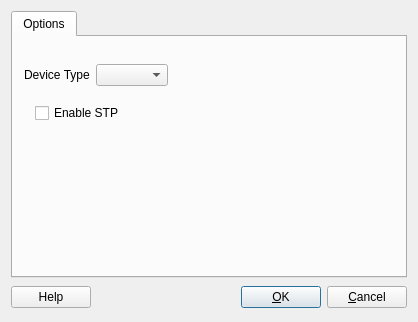
<?xml version="1.0" encoding="UTF-8"?>
<ui version="4.0">
 <class>linux24IfaceOptsDialog_q</class>
 <widget class="QDialog" name="linux24IfaceOptsDialog_q">
  <property name="geometry">
   <rect>
    <x>0</x>
    <y>0</y>
    <width>418</width>
    <height>322</height>
   </rect>
  </property>
  <property name="windowTitle">
   <string>Linux: interface settings</string>
  </property>
  <layout class="QGridLayout">
   <item row="1" column="0">
    <layout class="QHBoxLayout">
     <item>
      <widget class="QPushButton" name="buttonHelp">
       <property name="text">
        <string>Help</string>
       </property>
      </widget>
     </item>
     <item>
      <spacer>
       <property name="orientation">
        <enum>Qt::Orientation::Horizontal</enum>
       </property>
       <property name="sizeType">
        <enum>QSizePolicy::Policy::Expanding</enum>
       </property>
       <property name="sizeHint" stdset="0">
        <size>
         <width>151</width>
         <height>27</height>
        </size>
       </property>
      </spacer>
     </item>
     <item>
      <widget class="QPushButton" name="buttonOk">
       <property name="text">
        <string>&amp;OK</string>
       </property>
       <property name="shortcut">
        <string/>
       </property>
       <property name="autoDefault">
        <bool>true</bool>
       </property>
       <property name="default">
        <bool>true</bool>
       </property>
      </widget>
     </item>
     <item>
      <widget class="QPushButton" name="buttonCancel">
       <property name="text">
        <string>&amp;Cancel</string>
       </property>
       <property name="shortcut">
        <string/>
       </property>
       <property name="autoDefault">
        <bool>true</bool>
       </property>
      </widget>
     </item>
    </layout>
   </item>
   <item row="0" column="0">
    <widget class="QTabWidget" name="tabWidget">
     <property name="tabShape">
      <enum>QTabWidget::TabShape::Rounded</enum>
     </property>
     <property name="currentIndex">
      <number>0</number>
     </property>
     <widget class="QWidget" name="tab">
      <attribute name="icon">
       <iconset>
        <normaloff>:/Icons/Options</normaloff>:/Icons/Options</iconset>
      </attribute>
      <attribute name="title">
       <string>Options</string>
      </attribute>
      <layout class="QGridLayout" name="gridLayout_2">
       <item row="0" column="1">
        <spacer>
         <property name="orientation">
          <enum>Qt::Orientation::Vertical</enum>
         </property>
         <property name="sizeType">
          <enum>QSizePolicy::Policy::Fixed</enum>
         </property>
         <property name="sizeHint" stdset="0">
          <size>
           <width>20</width>
           <height>16</height>
          </size>
         </property>
        </spacer>
       </item>
       <item row="1" column="0">
        <widget class="QLabel" name="iface_type_label">
         <property name="layoutDirection">
          <enum>Qt::LayoutDirection::RightToLeft</enum>
         </property>
         <property name="text">
          <string>Device Type</string>
         </property>
        </widget>
       </item>
       <item row="1" column="1">
        <widget class="QComboBox" name="iface_type"/>
       </item>
       <item row="1" column="2">
        <spacer>
         <property name="orientation">
          <enum>Qt::Orientation::Horizontal</enum>
         </property>
         <property name="sizeHint" stdset="0">
          <size>
           <width>40</width>
           <height>20</height>
          </size>
         </property>
        </spacer>
       </item>
       <item row="2" column="0" colspan="3">
        <widget class="QStackedWidget" name="options_stack">
         <property name="sizePolicy">
          <sizepolicy hsizetype="Preferred" vsizetype="Expanding">
           <horstretch>0</horstretch>
           <verstretch>0</verstretch>
          </sizepolicy>
         </property>
         <property name="currentIndex">
          <number>2</number>
         </property>
         <widget class="QWidget" name="page_ethernet"/>
         <widget class="QWidget" name="page_lan">
          <layout class="QGridLayout" name="gridLayout_115">
           <item row="0" column="0">
            <widget class="QLabel" name="vlan_label">
             <property name="enabled">
              <bool>true</bool>
             </property>
             <property name="layoutDirection">
              <enum>Qt::LayoutDirection::RightToLeft</enum>
             </property>
             <property name="text">
              <string>VLAN ID</string>
             </property>
            </widget>
           </item>
           <item row="0" column="1">
            <widget class="QSpinBox" name="vlan_id">
             <property name="maximum">
              <number>4095</number>
             </property>
            </widget>
           </item>
           <item row="0" column="2">
            <spacer name="horizontalSpacer">
             <property name="orientation">
              <enum>Qt::Orientation::Horizontal</enum>
             </property>
             <property name="sizeHint" stdset="0">
              <size>
               <width>140</width>
               <height>20</height>
              </size>
             </property>
            </spacer>
           </item>
           <item row="1" column="1">
            <spacer name="verticalSpacer_2">
             <property name="orientation">
              <enum>Qt::Orientation::Vertical</enum>
             </property>
             <property name="sizeHint" stdset="0">
              <size>
               <width>20</width>
               <height>43</height>
              </size>
             </property>
            </spacer>
           </item>
          </layout>
         </widget>
         <widget class="QWidget" name="page_bridge">
          <layout class="QGridLayout" name="gridLayout_4">
           <item row="0" column="0">
            <widget class="QCheckBox" name="enable_stp">
             <property name="text">
              <string>Enable STP</string>
             </property>
            </widget>
           </item>
           <item row="1" column="0">
            <spacer name="verticalSpacer">
             <property name="orientation">
              <enum>Qt::Orientation::Vertical</enum>
             </property>
             <property name="sizeHint" stdset="0">
              <size>
               <width>20</width>
               <height>173</height>
              </size>
             </property>
            </spacer>
           </item>
          </layout>
         </widget>
         <widget class="QWidget" name="page_bonding">
          <layout class="QGridLayout" name="gridLayout_3">
           <item row="0" column="0">
            <widget class="QLabel" name="label">
             <property name="text">
              <string>Bonding policy:</string>
             </property>
            </widget>
           </item>
           <item row="0" column="1">
            <widget class="QComboBox" name="bonding_policy">
             <item>
              <property name="text">
               <string/>
              </property>
             </item>
             <item>
              <property name="text">
               <string>balance-rr</string>
              </property>
             </item>
             <item>
              <property name="text">
               <string>active-backup</string>
              </property>
             </item>
             <item>
              <property name="text">
               <string>balance-xor</string>
              </property>
             </item>
             <item>
              <property name="text">
               <string>broadcast</string>
              </property>
             </item>
             <item>
              <property name="text">
               <string>802.3ad</string>
              </property>
             </item>
             <item>
              <property name="text">
               <string>balance-tlb</string>
              </property>
             </item>
             <item>
              <property name="text">
               <string>balance-alb</string>
              </property>
             </item>
            </widget>
           </item>
           <item row="1" column="0">
            <widget class="QLabel" name="label_2">
             <property name="text">
              <string>Xmit hash policy:</string>
             </property>
            </widget>
           </item>
           <item row="1" column="1">
            <widget class="QComboBox" name="xmit_hash_policy">
             <item>
              <property name="text">
               <string/>
              </property>
             </item>
             <item>
              <property name="text">
               <string>layer2</string>
              </property>
             </item>
             <item>
              <property name="text">
               <string>layer3+4</string>
              </property>
             </item>
            </widget>
           </item>
           <item row="2" column="0">
            <widget class="QLabel" name="label_4">
             <property name="text">
              <string>Other parameters:</string>
             </property>
            </widget>
           </item>
           <item row="2" column="1">
            <widget class="QLineEdit" name="bondng_driver_options"/>
           </item>
          </layout>
         </widget>
        </widget>
       </item>
       <item row="3" column="0">
        <spacer>
         <property name="orientation">
          <enum>Qt::Orientation::Vertical</enum>
         </property>
         <property name="sizeHint" stdset="0">
          <size>
           <width>20</width>
           <height>40</height>
          </size>
         </property>
        </spacer>
       </item>
      </layout>
     </widget>
    </widget>
   </item>
  </layout>
 </widget>
 <layoutdefault spacing="6" margin="11"/>
 <tabstops>
  <tabstop>buttonOk</tabstop>
  <tabstop>buttonCancel</tabstop>
  <tabstop>tabWidget</tabstop>
 </tabstops>
 <resources>
  <include location="MainRes.qrc"/>
 </resources>
 <connections>
  <connection>
   <sender>buttonOk</sender>
   <signal>clicked()</signal>
   <receiver>linux24IfaceOptsDialog_q</receiver>
   <slot>accept()</slot>
   <hints>
    <hint type="sourcelabel">
     <x>316</x>
     <y>472</y>
    </hint>
    <hint type="destinationlabel">
     <x>20</x>
     <y>20</y>
    </hint>
   </hints>
  </connection>
  <connection>
   <sender>buttonCancel</sender>
   <signal>clicked()</signal>
   <receiver>linux24IfaceOptsDialog_q</receiver>
   <slot>reject()</slot>
   <hints>
    <hint type="sourcelabel">
     <x>397</x>
     <y>472</y>
    </hint>
    <hint type="destinationlabel">
     <x>20</x>
     <y>20</y>
    </hint>
   </hints>
  </connection>
  <connection>
   <sender>buttonHelp</sender>
   <signal>clicked()</signal>
   <receiver>linux24IfaceOptsDialog_q</receiver>
   <slot>help()</slot>
   <hints>
    <hint type="sourcelabel">
     <x>68</x>
     <y>464</y>
    </hint>
    <hint type="destinationlabel">
     <x>231</x>
     <y>245</y>
    </hint>
   </hints>
  </connection>
  <connection>
   <sender>iface_type</sender>
   <signal>currentIndexChanged(QString)</signal>
   <receiver>linux24IfaceOptsDialog_q</receiver>
   <slot>typeChanged(QString)</slot>
   <hints>
    <hint type="sourcelabel">
     <x>287</x>
     <y>196</y>
    </hint>
    <hint type="destinationlabel">
     <x>286</x>
     <y>261</y>
    </hint>
   </hints>
  </connection>
  <connection>
   <sender>bonding_policy</sender>
   <signal>currentIndexChanged(QString)</signal>
   <receiver>linux24IfaceOptsDialog_q</receiver>
   <slot>bondingPolicyChanged(QString)</slot>
   <hints>
    <hint type="sourcelabel">
     <x>268</x>
     <y>126</y>
    </hint>
    <hint type="destinationlabel">
     <x>208</x>
     <y>160</y>
    </hint>
   </hints>
  </connection>
 </connections>
 <slots>
  <slot>typeChanged(QString)</slot>
  <slot>bondingPolicyChanged(QString)</slot>
 </slots>
</ui>
